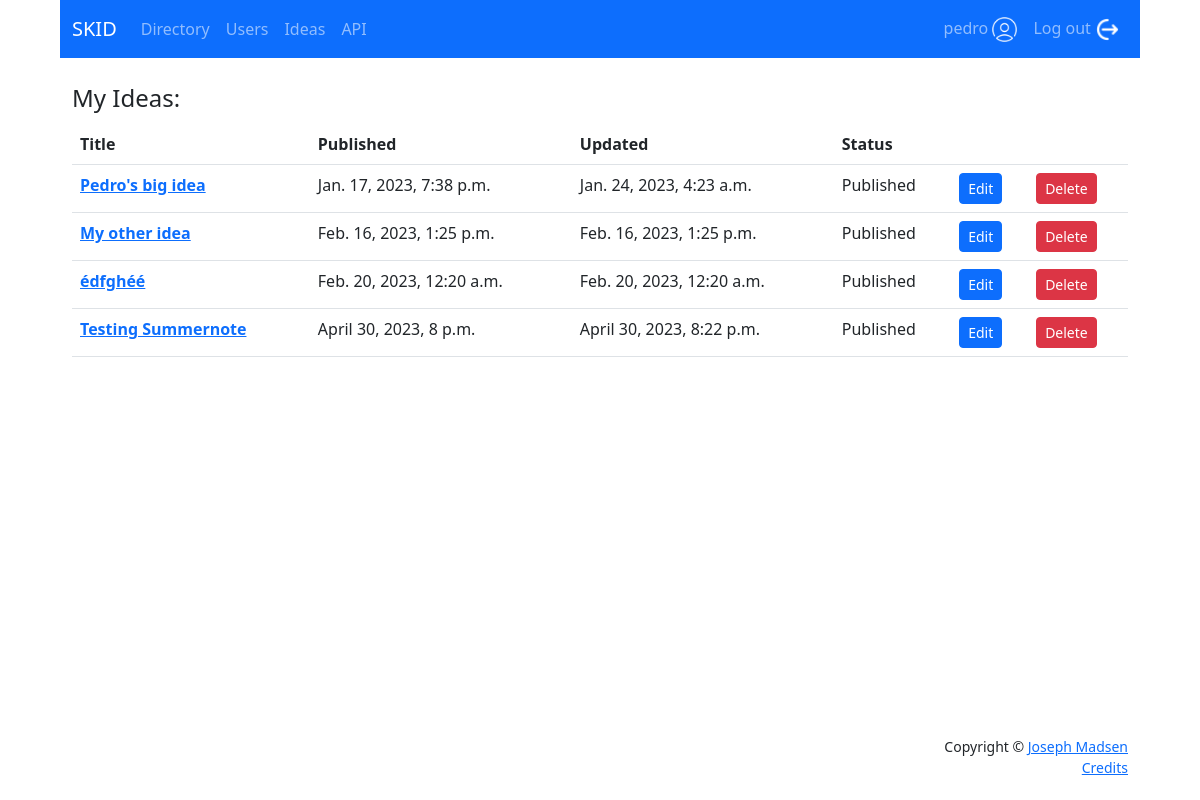
Screenshot of /users/1/view-ideas/ (signed in) with the database file from the repository.
### users/models.py (models this page shows, shortened)
class Idea(models.Model):
    author = models.ForeignKey(User, on_delete=models.CASCADE, null=True, related_name='ideas')
    title = models.CharField(max_length=140)
    slug = models.SlugField(max_length=140, default='', null=True, blank=True, unique=True)
    text = models.TextField()
    published = models.DateTimeField(auto_now_add=True)
    updated = models.DateTimeField(auto_now=True)
    skills = models.ManyToManyField(
        to=Skill,
        related_name='idea',
        blank=True,
        help_text='Type of skills needed for this Idea.')
    materials = models.ManyToManyField(
        to=Material,
        related_name='idea',
        blank=True,
        help_text='Type of materials needed for this Idea.')
    type_of_work = models.ManyToManyField(
        to=WorkType,
        related_name='idea',
        blank=True,
        help_text='How many do you need made? eg: one = prototype, many = production, etc.')
    IDEA_STATUS = (
        ('d', 'Draft'),
        ('p', 'Publish'),
    )
    status = models.CharField(
        max_length=1,
        choices=IDEA_STATUS,
        blank=True,
        default='d',
    )

### users/views.py (the view)
# urls.py: path('<int:id>/view-ideas/', views.view_ideas, name='view_ideas'),
@login_required
def view_ideas(request, id):
    try:
        userId = int(request.session["_auth_user_id"])
        user = User.objects.filter(id=userId).first()
        if user:
            ideas = Idea.objects.filter(author=user)
            context = {
                'ideas': ideas,
            }
            return render(request, 'users/view_ideas.html', context=context)
        raise Exception("users/views.py view_ideas()")
    except Exception as err:
        print("ERROR: ", str(err))
        context = {'error': str(err)}
        return render(request, 'error_page.html', context, content_type='text/html')

### users/templates/users/view_ideas.html
{% extends 'base.html' %}
{% block content %}
    <div class="container">
        <legend>My Ideas:</legend>
            <div>
                <table class="table">
                    <thead>
                        <tr>
                        <th scope="col">Title</th>
                        <th scope="col">Published</th>
                        <th scope="col">Updated</th>
                        <th scope="col">Status</th>
                        <th scope="col"></th>
                        <th scope="col"></th>
                        </tr>
                    </thead>
                    <tbody>
                        {% for idea in ideas %}
                        <tr>
                            <th scope="row">
                                <a href="{% url 'directory:idea_detail' idea.slug %}">{{ idea.title }}</a>
                            </th>
                            <td>{{ idea.published }}</td>
                            <td>{{ idea.updated }}</td>
                            {% if idea.status == 'p' %}
                                <td>Published</td>
                            {% elif idea.status == 'd' %}
                                <td>Draft</td>
                            {% endif %}
                            <td><a class="btn btn-primary btn-sm" href="{% url 'users:edit_idea' idea.author.id idea.slug %}">Edit</a></td>
                            <td><a class="btn btn-danger btn-sm" href="{% url 'users:delete_idea' idea.author.id idea.slug %}">Delete</a></td>
                        </tr>
                        {% endfor %}
                    </tbody>
                </table>
            </div>
    </div>
{% endblock content %}

### users/templates/base.html (shortened to what this page needs)
<!DOCTYPE html>
<html lang="en">
<head>
    <link rel="stylesheet" href="https://cdn.jsdelivr.net/npm/bootstrap@5.3.0-alpha1/dist/css/bootstrap.min.css"
      rel="stylesheet"
>
    {% load static %}
    <link rel="stylesheet" href="{% static 'css/styles.css' %}">
</head>
<body>
<div class="header">
{% block navbar %}
<nav class="navbar navbar-expand-lg bg-primary" data-bs-theme="dark">
  <div class="container-fluid">
    <a class="navbar-brand" href="{% url 'home' %}">SKID</a>
    <div class="collapse navbar-collapse" id="navbarSupportedContent">
      <div class="navbar-nav">
        <a class="nav-link" aria-current="page" href="{% url 'directory:directory' %}">Directory</a>
        <a class="nav-link" aria-current="page" href="{% url 'directory:users' %}">Users</a>
        <a class="nav-link" aria-current="page" href="{% url 'directory:ideas' %}">Ideas</a>
        <a class="nav-link" aria-current="page" href="/api">API</a>
      </div>
      <div class="navbar-nav ms-auto">
        {% if user.is_authenticated %}
          <a id="id_nav_user" class="nav-link" href="{% url 'users:profile' user.id %}">{{ user }} <img class="icon" src="{% static 'images/user.png' %}" alt=""></a>
          <a id="id_nav_logout" class="nav-link" href="{% url 'account_logout' %}">Log out <img class="icon" src="{% static 'images/logout.png' %}" alt=""></a>
        {% endif %}
      </div>
    </div>
  </div>
</nav>
<div class="spacer"></div>
{% endblock navbar %}
</div>
<div class="content-wrap">
{% block content %}
{% endblock content %}
</div>
<div class="footer">
{% block footer %}
<div class="container">
  <footer class="mt-auto py-3 bg-grey">
    <p class="m-0 text-dark text-end small">Copyright &copy; <a href="https://www.josephmadsen.com">Joseph Madsen</a></p>
    <p class="m-0 text-dark text-end small"><a href="{% url 'credits' %}">Credits</a></p>
  </footer>
</div>
{% endblock footer %}
</div>
</body>
</html>

### users/static/css/styles.css (style rules this page uses)
body { max-width: 1080px; margin: auto; }
.header { height: 80px; }
.content-wrap { min-height: calc(100vh - 160px); }
.footer { height: 80px; }
.icon { height: 25px; width: 25px; }
.spacer { min-width: 10px; min-height: 10px; }

### rows the page displays
Idea: title "Pedro's big idea", published "Jan. 17, 2023, 7:38 p.m.", updated "Jan. 24, 2023, 4:23 a.m.", status "Published"
Idea: title "My other idea", published "Feb. 16, 2023, 1:25 p.m.", updated "Feb. 16, 2023, 1:25 p.m.", status "Published"
Idea: title "édfghéé", published "Feb. 20, 2023, 12:20 a.m.", updated "Feb. 20, 2023, 12:20 a.m.", status "Published"
Idea: title "Testing Summernote", published "April 30, 2023, 8 p.m.", updated "April 30, 2023, 8:22 p.m.", status "Published"

### other values shown
{{ user }} "pedro"
